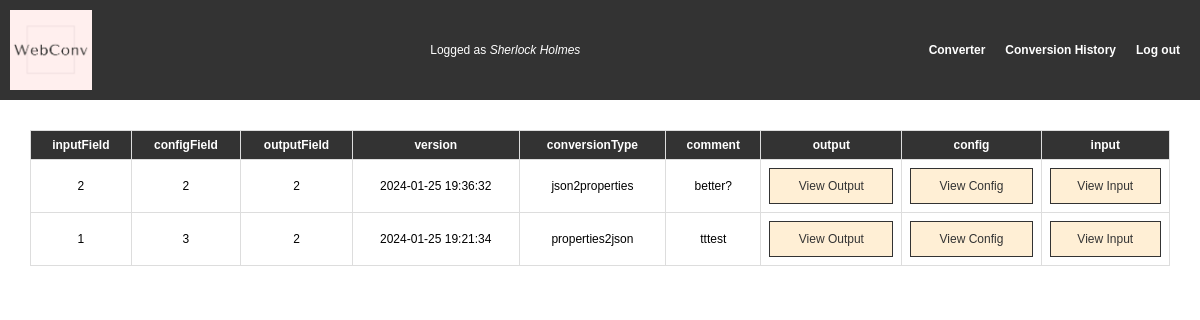
The app's page /src/profile_history.php (signed in) with its own data.
### tables this page shows
CREATE TABLE `ProfileHistory` (
  `username` varchar(200) NOT NULL,
  `inputField` int(11) DEFAULT NULL,
  `configField` int(11) DEFAULT NULL,
  `outputField` int(11) DEFAULT NULL,
  `version` datetime NOT NULL,
  `conversionType` varchar(50) DEFAULT NULL CHECK (`conversionType` in ('json2json','json2properties','properties2json','properties2properties')),
  `comment` varchar(500) DEFAULT NULL,
  `output` mediumtext DEFAULT NULL,
  `input` mediumtext DEFAULT NULL,
  `config` mediumtext DEFAULT NULL
);

### classes/db_handler.php (called while the page is built, shortened)
<?php
class Dbh {
    protected $connection;
    public function __construct() {
        $config = parse_ini_file('../config/config.ini', true);
        $host = $config['db']['host'];
        $db = $config['db']['db_name'];
        $user = $config['db']['user'];
        $password = $config['db']['password'];
        $type = $config['db']['db_type'];
        try {
            $this->connection = new PDO("$type:host=$host;dbname=$db", $user, $password,
                array(PDO::MYSQL_ATTR_INIT_COMMAND => "SET NAMES utf8"));
        } catch(PDOException $e) {
            echo "Connection failed: " . $e->getMessage();
        }
    }
    public function getConnection() {
        return $this->connection;
    }
}
?>

### classes/user.php (called while the page is built, shortened)
<?php
require_once 'db_handler.php';
class User {
    private $username;
    private $database;
    public function __construct($username="", $name="", $pwd="", $email="") {
        $this->username = $username;
        $this->database = new Dbh();
    }
    public function historyUserQuery() {
        try {
            $sql = "SELECT * FROM ProfileHistory WHERE username=:username ORDER BY version DESC";
            $stmt = $this->database->getConnection()->prepare($sql);
            $stmt->execute(["username" => $this->username]);
            $data = $stmt->fetchAll(PDO::FETCH_ASSOC);
            return ["success" => true, "data" => $data];
        } catch(PDOException $e) {
            return ["success" => false, "error" => $e->getMessage()];
        }
    }
}
?>

### src/profile_history.php (the view, shortened to what this page needs)
<?php
require_once ("./header_logged.php");
require_once("../classes/user.php");
$user = new User($_SESSION["username"]);
$profile_data = $user->historyUserQuery();
$columns = ["inputField", "configField", "outputField", "version",
            "conversionType", "comment", "output", "config", "input"];
if(!$profile_data["success"]) {
    header("Location: ./profile.php");
} else {
    $resultArray = $profile_data["data"];
    echo "<table>";
    echo "<tr>";
    foreach ($columns as $header) {
        echo "<th><strong>$header</strong></th>";
    }
    echo "</tr>";
    foreach ($resultArray as $row) {
        echo "<tr>";
        foreach ($columns as $header) {
            if ($header == "output") {
                echo "<form method='post' action='./view_output.php'>";
                echo "<td><input class='button-view' type='submit' value='View Output'></td>";
                echo "</form>";
            } else if($header == "input") {
                echo "<form method='post' action='./view_output.php'>";
                echo "<td><input class='button-view' type='submit' value='View Input'></td>";
                echo "</form>";
            } else if($header == "config") {
                echo "<form method='post' action='./view_output.php'>";
                echo "<td><input class='button-view' type='submit' value='View Config'></td>";
                echo "</form>";
            } else {
                echo "<td>" . $row[$header] . "</td>";
            }
        }
        echo "</tr>";
    }
    echo "</table>";
}
require_once("./footer.php");
?>

### css/styles.css (style rules this page uses)
body { margin: 0; padding: 0; font-family: Arial, sans-serif; font-size: 1vw; }
strong { font-weight: bold; }
form { display: flex; flex-direction: column; }
input { padding: 10px; width: 100%; box-sizing: border-box; font-size: 1vw; }
.button-view { background-color: papayawhip; color:#333; border: 1px solid #333; font-size: 1vw; }
table { border-collapse: collapse; width: 50%; margin: 20px; }
table, th, td { border: 1px solid #ddd; }
th, td { padding: 8px; text-align: left; }
th { color: white; background-color: #333; }
th:nth-child(4), td:nth-child(4) { width: 150px; }
table { border-collapse: collapse; width: 100%; }
th, td { border: 1px solid #ddd; padding: 8px; text-align: center; }

### records on screen
profilehistory: inputField "2", configField "2", outputField "2", version "2024-01-25 19:36:32", conversionType "json2properties", comment "better?"
profilehistory: inputField "1", configField "3", outputField "2", version "2024-01-25 19:21:34", conversionType "properties2json", comment "tttest"

### other values on screen
$_SESSION['name'] "Sherlock Holmes"
$header "inputField"
$header "configField"
$header "outputField"
$header "version"
$header "conversionType"
$header "comment"
$header "output"
$header "config"
$header "input"
